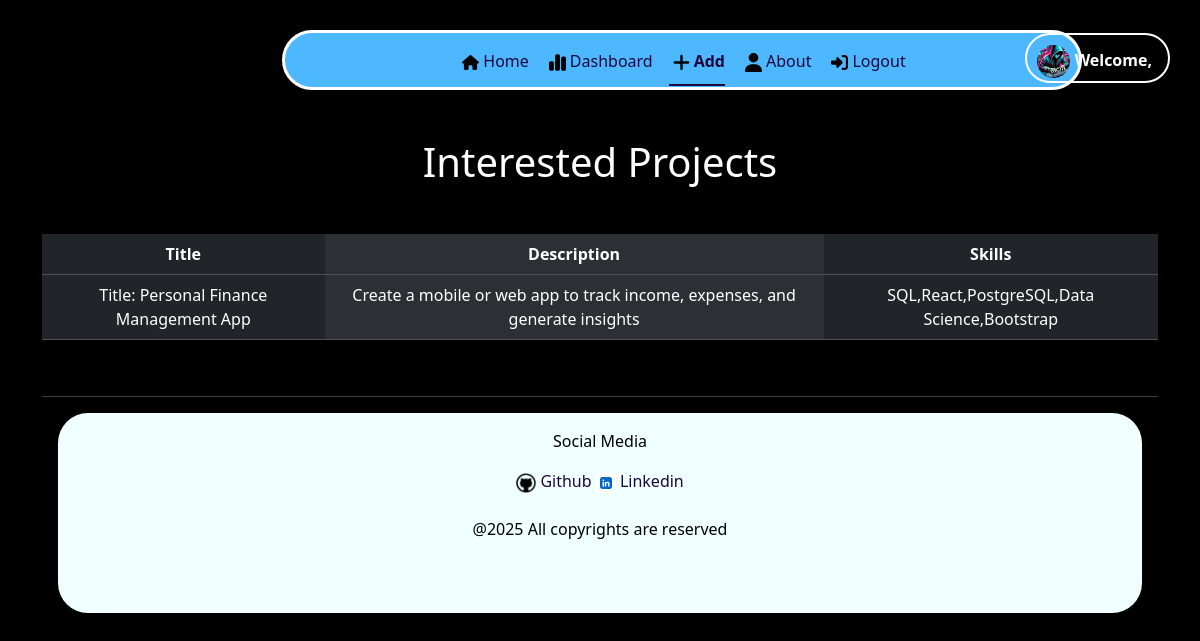
The app's page /interested/show (signed in) with its own data.
### application/model.py (models this page shows)
class Interest(db.Model):
    __tablename__ = 'interest'
    id = db.Column(db.Integer, nullable = False, primary_key = True)
    users_id = db.Column(db.ForeignKey('users.id'), nullable = False)
    project_id = db.Column(db.ForeignKey('projects.id'), nullable = False)

class Projects(db.Model):
    __tablename__ = 'projects'
    id = db.Column(db.Integer, primary_key = True, nullable = False)
    title = db.Column(db.String(50), nullable = False, unique = True)
    description = db.Column(db.Text, nullable = False)
    skills = db.Column(db.String, nullable = False)
    users_id = db.Column(db.Integer, db.ForeignKey('users.id'), nullable = False)
    interest = db.relationship('Interest', lazy = True, backref = 'project')
    discussion = db.relationship('Discussion', lazy = True, backref = 'project')

### application/routes.py (the view)
@app.route("/interested/show", methods = ["GET"])
@login_required
def interested_show():
    user = current_user
    interests = Interest.query.all()
    print(len(interests))
    interested = Interest.query.filter_by(users_id=user.id).all()
    return render_template("interest.html", interested = interested)

### application/routes.py (called while the page is built)
@login_manager.user_loader
def load_user(user_id):
    return Users.query.get(int(user_id))

### templates/interest.html (shortened to what this page needs)
{% extends "base.html" %}
{% block content %}
<section class = "container-fluid">
    <div class = "container">
        <div class="blurfle">
            <ul class = "nav justify-content-center nav-underline">
                <li class = "nav-item py-2">
                    <a class = "nav-link " href = "{{ url_for('user_home') }}" style = "color: rgb(29, 7, 61);"><img src = "/static/images/house-solid.svg" class = "m-1" style = "width:17px"/>Home</a>
                </li>
                <li class = "nav-item py-2">
                    <a class = "nav-link  " href = "{{ url_for('user_dashboard') }}" style = "color: rgb(29, 7, 61);"><img src = "/static/images/chart-simple-solid.svg" class = "m-1" style = "width:17px"/>Dashboard</a>
                </li>
                <li class = "nav-item py-2">
                    <a class = "nav-link active " href = "{{ url_for('user_add') }}" style = "color: rgb(29, 7, 61);"><img src = "/static/images/plus-solid.svg" class = "m-1" style = "width:17px"/>Add</a>
                </li>
                <li class = "nav-item py-2">
                    <a class = "nav-link " href = "{{ url_for('user_about') }}" style = "color: rgb(29, 7, 61);"><img src = "/static/images/user-solid.svg" class = "m-1" style = "width:17px"/>About</a>
                </li>
                <li class = "nav-item py-2">
                    <a class = "nav-link " href = "{{ url_for('logout') }}" style = "color: rgb(29, 7, 61);"><img src = "/static/images/right-to-bracket-solid.svg" class = "m-1" style = "width:17px"/>Logout</a>
                </li>
                    <div class = "position-absolute end-0 pe-3 ros " >
                        <b>
                            <img src = "/static/images/cyber.jpeg" style = "width:33px; border-radius:30px;">
                            <a href = "" style = "color: white;" class = "link"> Welcome, </a> </b>
                    </div>
            </ul>
        </div>
                <div>
                    <h1 class = "text-center m-5">Interested Projects</h1>
                        <table class = "table table-dark table-striped-columns">
                            <tr class = "text-center">
                                <th>Title</th>
                                <th>Description</th>
                                <th>Skills</th>
                            </tr>
                            {% for interest in interested %}
                            <tr class = "text-center">
                                {%if interest.project %}
                                    <td>{{ interest.project.title }}</td>
                                    <td>{{ interest.project.description }}</td>
                                    <td>{{ interest.project.skills }}</td>
                                {% endif %}
                            {% endfor %}
                            </tr>
                        </table>
                </div>
                <br/><hr/>
                <footer >
                    <div class = "text-center krindale p-3 m-3" >
                     <p>Social Media</p>
                     <a href = "https://github.com/jitendra-rathore-iitm" style = "color: rgb(29, 7, 61);" class = "link">
                         <img src = "/static/images/github.png" style = "width: 20px; ">
                         Github
                     </a>
                     <a href = "https://www.linkedin.com/in/jitendrarathore-/" style = "color: rgb(29, 7, 61);" class = "link">
                         <img src = "/static/images/linkedin.png" style = "width:20px;">
                         Linkedin
                     </a>
                     <br/>
                     <br/>
                     <div>
                         @2025 All copyrights are reserved
                     </div>
                     </div>
                 </footer>
        </div>
</section>
{% endblock %}

### static/CSS/style.css (style rules this page uses)
body { background-color: black; color:white; }
.link { text-decoration: none; }
.krindale { color: black; background-color: azure; height:200px; border-radius: 30px; }
.blurfle { background-color: #4DB7FF; border: 3px solid white; border-radius: 30px; margin-top: 30px; margin-left: 240px; width: 800px; height: 60px; }
.ros { border:2px solid white; border-radius: 30px; height:50px; width:fit-content; padding: 10px 10px 10px 10px; margin: 0px 30px 30px 30px; }

### records on screen
Interest: project "Title: Personal Finance Management App", project.description "Create a mobile or web app to track income, expenses, and generate insights", project.skills "SQL,React,PostgreSQL,Data Science,Bootstrap"
